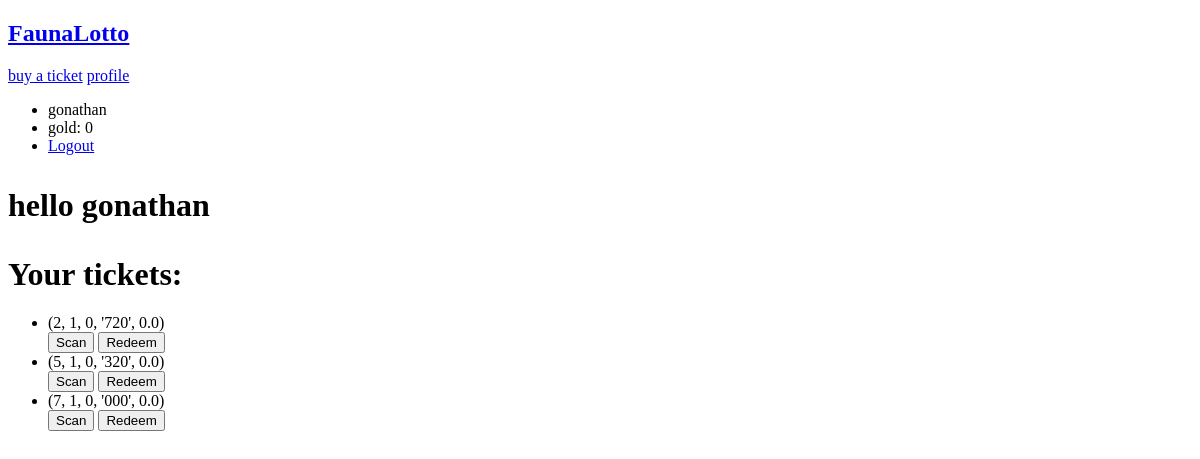
The page /user (signed in) on the database as committed earlier.
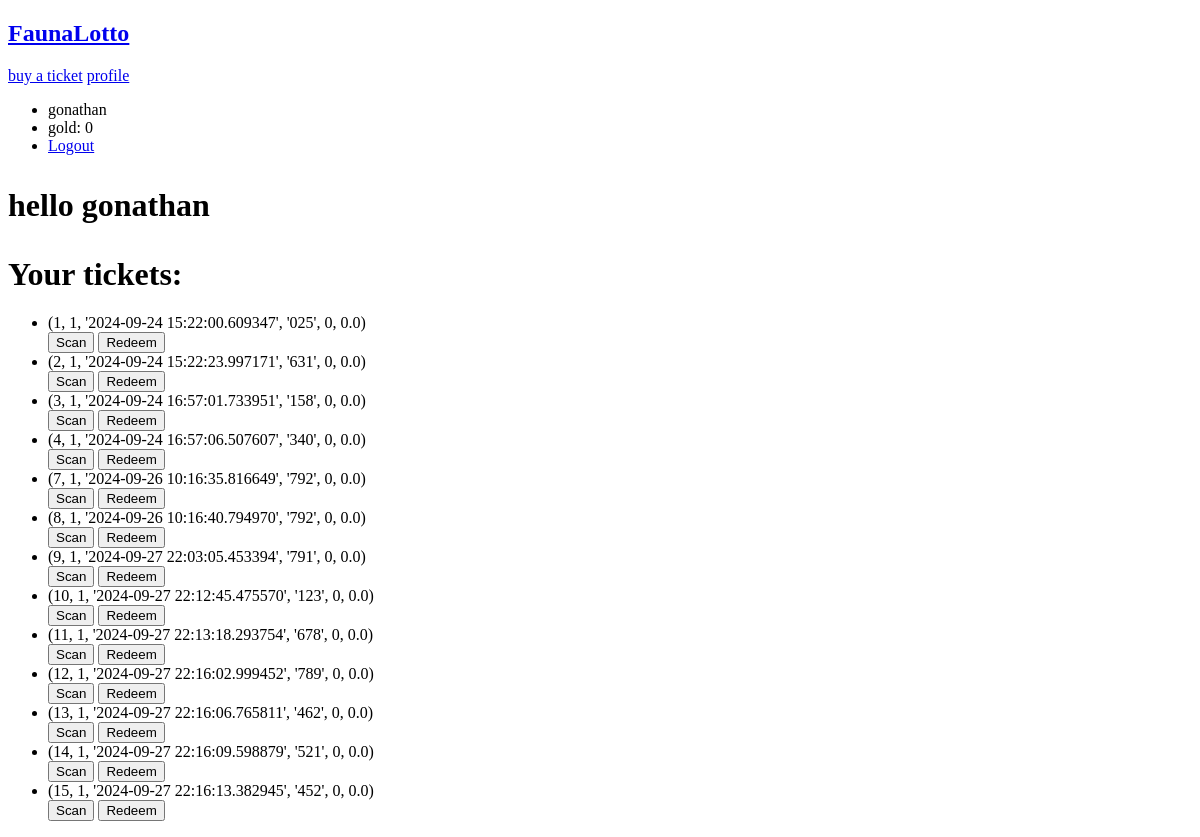
The same page on the database as committed later.
### tables this page shows
CREATE TABLE user (
   id INTEGER PRIMARY KEY AUTOINCREMENT,
   username TEXT UNIQUE NOT NULL,
   password TEXT NOT NULL,
   gold INTEGER DEFAULT 0
);

CREATE TABLE ticket (
   ticket_id INTEGER PRIMARY KEY AUTOINCREMENT,
   user_id INTEGER NOT NULL,
   date_obtained TEXT NOT NULL,
   numbers TEXT NOT NULL,
   redeemed INTEGER DEFAULT 0,
   winnings REAL DEFAULT 0
);

### whopper/user.py (the view)
@user_bp.route('/user', methods=('GET', 'POST'))
def user():
    db = get_db()
    try:
        user_tickets = db.execute(
            'SELECT * FROM ticket WHERE user_id = ?', (str(g.user[0]))
        ).fetchall()
    except:
        return 'uh oh something happened'
    if request.method == 'POST':
        error = None
        if error is None:
            return ''
        print(error)
        flash(error)
    return render_template('user.html', user_tickets = user_tickets)

### whopper/auth.py (called while the page is built)
@auth_bp.before_app_request
def load_logged_in_user():
    user_id = session.get('user_id')
    if user_id is None:
        g.user = None
    else:
        g.user = get_db().execute(
            'SELECT * FROM user WHERE id = ?', (user_id,)
        ).fetchone()

### whopper/db.py (called while the page is built)
def get_db():
    if 'db' not in g:
        g.db = sqlite3.connect('fries.db')
    return g.db

### whopper/templates/user.html (shortened to what this page needs)
{% extends 'base.html' %}
{% block header %}<p>hello {{ g.user[1] }}<p>{% endblock %}
{% block content %}
	<h1>Your tickets:</h1>
	<ul>
	{% for ticket in user_tickets %}
		<li id = {{ ticket[0] }}>
			<div>
			{{ ticket }}
			</div>
			<button>Scan</button>
			<button>Redeem</button>
		</li>
	{% endfor %}
	</ul>
{% endblock %}

### whopper/templates/base.html (shortened to what this page needs)
<!DOCTYPE html>
<html lang="en">
<head>
</head>
<body>
    <nav>
        <a href="/"><h1>FaunaLotto</h1><a>
        <a href="/ticket">buy a ticket</a>
        <a href="/user">profile</a>
        <ul>
        {% if g.user %}
            <li>{{ g.user[1] }}</li>
            <li>gold: {{ g.user[3] }}</li>
            <li>
                <a href="/auth/logout">Logout</a>
            </li>
        {% else %}
            <li><a href="{{ url_for('auth.register') }}">Register</a></li>
            <li><a href="{{ url_for('auth.login') }}">Login</a></li>
        {% endif %}
        </ul>
    </nav>
    <h1>{% block header %}{% endblock %}</h1>
    <div>
        {% block content %}{% endblock %}
    </div>
</body>
</html>

Rows that differ between the two databases and show on the page:
no longer on this page (row edited): ticket: ticket "(5, 1, 0, '320', 0.0)"
now on this page (row edited): ticket: ticket "(1, 1, '2024-09-24 15:22:00.609347', '025', 0, 0.0)"
changed ticket (number 2 of 13 on the later page): ticket "(2, 1, 0, '720', 0.0)" → "(2, 1, '2024-09-24 15:22:23.997171', '631', 0, 0.0)"
now on this page (row edited): ticket: ticket "(3, 1, '2024-09-24 16:57:01.733951', '158', 0, 0.0)"
now on this page (row edited): ticket: ticket "(4, 1, '2024-09-24 16:57:06.507607', '340', 0, 0.0)"
changed ticket (number 5 of 13 on the later page): ticket "(7, 1, 0, '000', 0.0)" → "(7, 1, '2024-09-26 10:16:35.816649', '792', 0, 0.0)"
now on this page (row edited): ticket: ticket "(8, 1, '2024-09-26 10:16:40.794970', '792', 0, 0.0)"
now on this page (row edited): ticket: ticket "(9, 1, '2024-09-27 22:03:05.453394', '791', 0, 0.0)"
now on this page (row edited): ticket: ticket "(10, 1, '2024-09-27 22:12:45.475570', '123', 0, 0.0)"
added ticket: ticket "(11, 1, '2024-09-27 22:13:18.293754', '678', 0, 0.0)"
added ticket: ticket "(12, 1, '2024-09-27 22:16:02.999452', '789', 0, 0.0)"
added ticket: ticket "(13, 1, '2024-09-27 22:16:06.765811', '462', 0, 0.0)"
added ticket: ticket "(14, 1, '2024-09-27 22:16:09.598879', '521', 0, 0.0)"
added ticket: ticket "(15, 1, '2024-09-27 22:16:13.382945', '452', 0, 0.0)"
